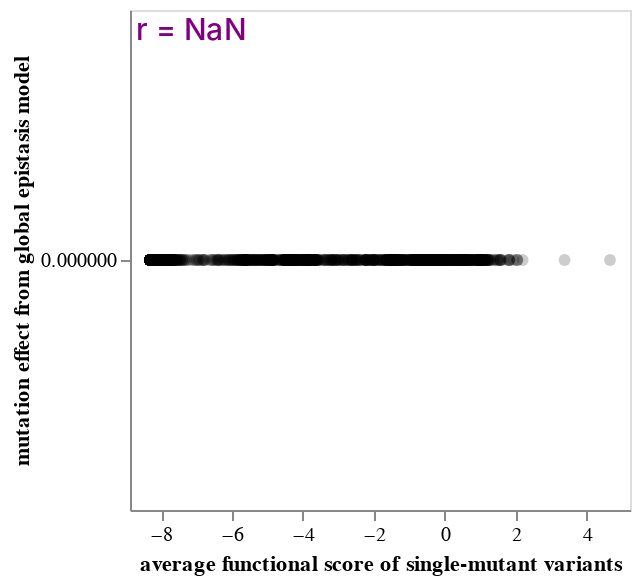

Notebook code cell kept with this figure:
### Markdown cell above
Look at correlation between mutation effects estimated from global epistasis model and the average of the functional scores for the single mutants (after applying any clipping).
Ideally, this correlation should be good, especially for mutations with multiple single-mutant variants:

### Code cell
single_muts = (
    func_scores_df.query("n_aa_substitutions == 1")
    .groupby("aa_substitutions", as_index=False)
    .aggregate(
        func_score=pd.NamedAgg("func_score", "mean"),
        n_variants=pd.NamedAgg("barcode", "count"),
    )
    .rename(columns={"aa_substitutions": "mutation"})
    .merge(
        (
            mut_effects.assign(
                mutation=lambda x: x["wildtype"] + x["site"].astype(str) + x["mutant"]
            ).rename(columns={"functional_effect": "mut_effect"})[
                ["mutation", "mut_effect"]
            ]
        ),
        on="mutation",
        how="inner",
        validate="one_to_one",
    )
)

mutation_selection = alt.selection_point(
    on="mouseover",
    empty=False,
    fields=["mutation"],
)

min_n_variants = alt.param(
    value=1,
    bind=alt.binding_range(
        name="only show mutations with >= this many single-mutant variants",
        min=1,
        max=min(5, single_muts["n_variants"].max()),
        step=1,
    ),
)

single_muts_scatter = (
    alt.Chart(single_muts)
    .transform_filter(alt.datum["n_variants"] >= min_n_variants)
    .add_params(mutation_selection, min_n_variants)
    .encode(
        alt.X(
            "func_score",
            title="average functional score of single-mutant variants",
            scale=alt.Scale(nice=False, padding=10),
        ),
        alt.Y(
            "mut_effect",
            title="mutation effect from global epistasis model",
            scale=alt.Scale(nice=False, padding=10),
        ),
        strokeWidth=alt.condition(mutation_selection, alt.value(2), alt.value(0)),
        size=alt.condition(mutation_selection, alt.value(60), alt.value(35)),
        tooltip=[
            "mutation",
            "n_variants",
            alt.Tooltip("func_score", format=".2f"),
            alt.Tooltip("mut_effect", format=".2f"),
        ],
    )
    .mark_circle(fill="black", fillOpacity=0.2, stroke="red")
    .properties(width=250, height=250)
)

single_muts_r = (
    single_muts_scatter.transform_regression("func_score", "mut_effect", params=True)
    .transform_calculate(
        r=alt.expr.if_(
            alt.datum["coef"][1] >= 0,
            alt.expr.sqrt(alt.datum["rSquared"]),
            -alt.expr.sqrt(alt.datum["rSquared"]),
        ),
        label='"r = " + format(datum.r, ".2f")',
    )
    .mark_text(align="left", color="purple", fontWeight=500, opacity=1)
    .encode(
        x=alt.value(3), y=alt.value(10), text=alt.Text("label:N"), size=alt.value(15)
    )
)

single_muts_chart = (single_muts_scatter + single_muts_r).configure_axis(grid=False)

single_muts_chart

### Figure 1 — Vega-Lite specification as saved in the notebook (floating-point values rounded to 4 significant figures; data arrays with more than 128 entries replaced by an {"elided": "..."} marker saying what was removed)
{"config": {"view": {"continuousWidth": 300, "continuousHeight": 300}, "axis": {"grid": false}}, "layer": [{"mark": {"type": "circle", "fill": "black", "fillOpacity": 0.2, "stroke": "red"}, "encoding": {"size": {"condition": {"param": "param_1", "value": 60, "empty": false}, "value": 35}, "strokeWidth": {"condition": {"param": "param_1", "value": 2, "empty": false}, "value": 0}, "tooltip": [{"field": "mutation", "type": "nominal"}, {"field": "n_variants", "type": "quantitative"}, {"field": "func_score", "format": ".2f", "type": "quantitative"}, {"field": "mut_effect", "format": ".2f", "type": "quantitative"}], "x": {"field": "func_score", "scale": {"nice": false, "padding": 10}, "title": "average functional score of single-mutant variants", "type": "quantitative"}, "y": {"field": "mut_effect", "scale": {"nice": false, "padding": 10}, "title": "mutation effect from global epistasis model", "type": "quantitative"}}, "name": "view_1", "transform": [{"filter": "(datum['n_variants'] >= param_2)"}]}, {"mark": {"type": "text", "align": "left", "color": "purple", "fontWeight": 500, "opacity": 1}, "encoding": {"size": {"value": 15}, "strokeWidth": {"condition": {"param": "param_1", "value": 2, "empty": false}, "value": 0}, "text": {"field": "label", "type": "nominal"}, "tooltip": [{"field": "mutation", "type": "nominal"}, {"field": "n_variants", "type": "quantitative"}, {"field": "func_score", "format": ".2f", "type": "quantitative"}, {"field": "mut_effect", "format": ".2f", "type": "quantitative"}], "x": {"value": 3}, "y": {"value": 10}}, "transform": [{"filter": "(datum['n_variants'] >= param_2)"}, {"on": "func_score", "regression": "mut_effect", "params": true}, {"calculate": "if((datum['coef'][1] >= 0),sqrt(datum['rSquared']),(-sqrt(datum['rSquared'])))", "as": "r"}, {"calculate": "\"r = \" + format(datum.r, \".2f\")", "as": "label"}]}], "data": {"name": "data-abcbee19e35d62be234357368b9795ae"}, "height": 250, "params": [{"name": "param_1", "select": {"type": "point", "fields": ["mutation"], "on": "mouseover"}, "views": ["view_1"]}, {"name": "param_2", "bind": {"input": "range", "max": 5, "min": 1, "name": "only show mutations with >= this many single-mutant variants", "step": 1}, "value": 1}], "width": 250, "$schema": "https://vega.github.io/schema/vega-lite/v5.20.1.json", "datasets": {"data-abcbee19e35d62be234357368b9795ae": {"elided": "2858 records"}}}
